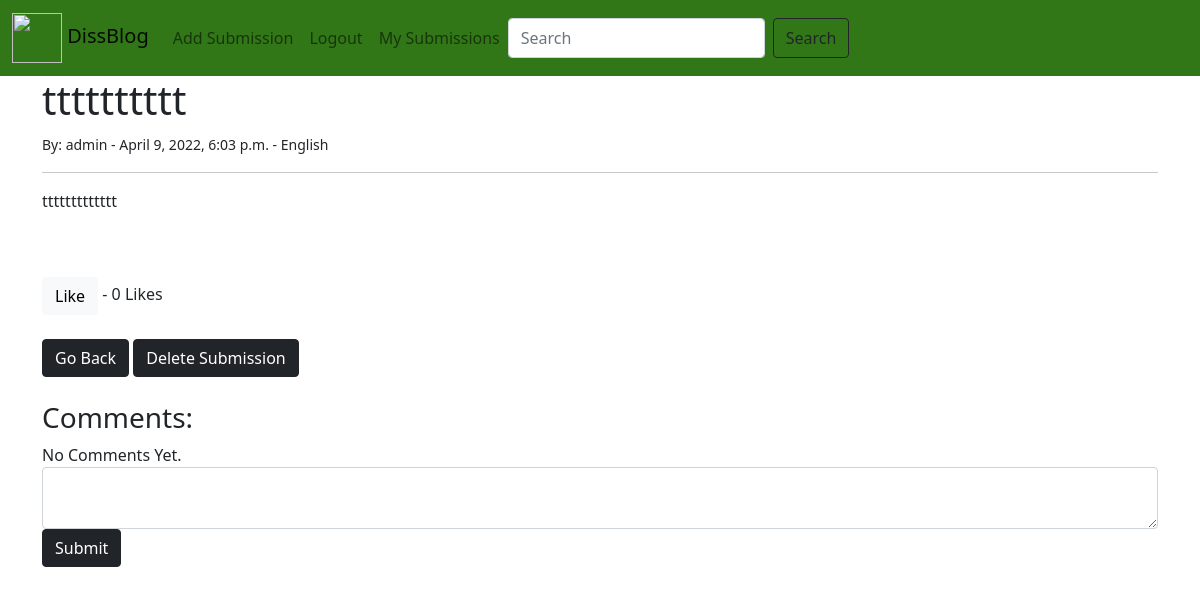
The app's page /submission/28 (signed in), older data.
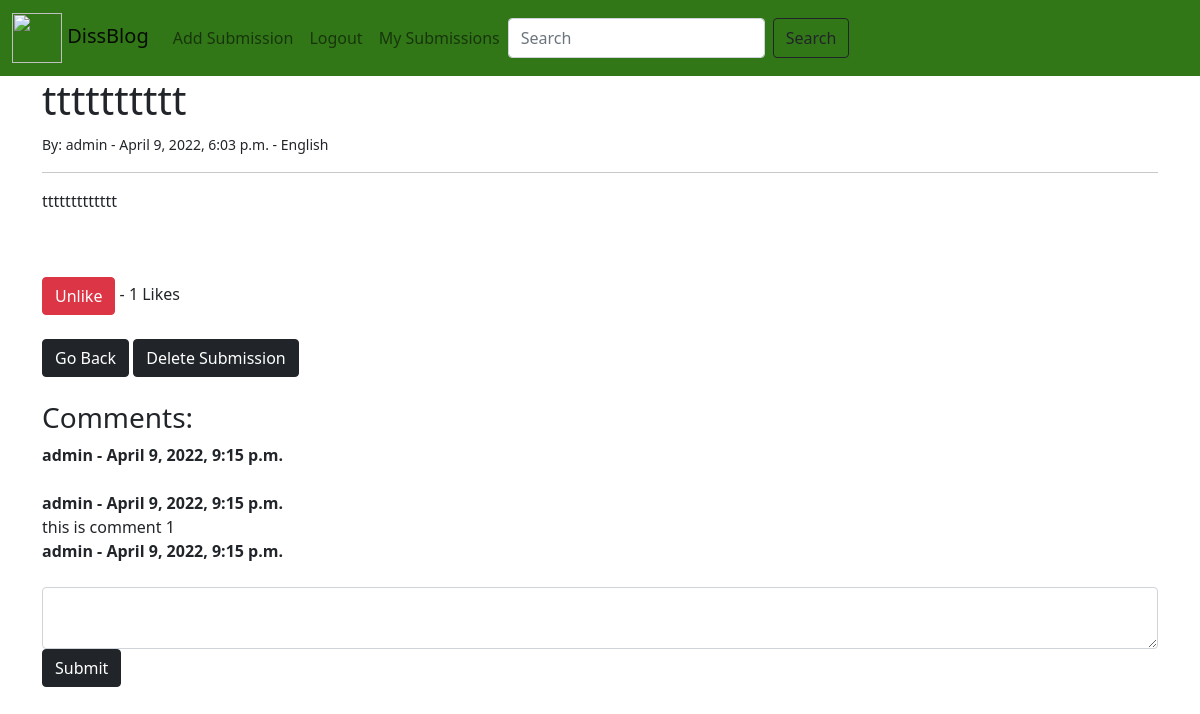
The same page, newer data.
### blogtest/models.py (models this page shows, shortened)
class Comment(models.Model):
    post = models.ForeignKey(Submission, related_name="comments", on_delete=models.CASCADE)
    comment_by = models.ForeignKey(User, on_delete=models.CASCADE)
    content = models.TextField()
    pub_date = models.DateTimeField(auto_now_add=True)
    status = models.BooleanField(default=True)
    class Meta:
        ordering = ("pub_date",)

class User(AbstractUser):
    ADMIN = 1
    STUDENT = 2
    STAFF = 3
    TYPE = (
        (ADMIN, _('Administrator')),
        (STUDENT, _('Student')),
        (STAFF, _('Staff')),
    )
    type = models.PositiveSmallIntegerField(choices=TYPE, default=STUDENT)
    date_of_birth = models.DateField(_('date_of_birth'), default=timezone.now)

### blogtest/views.py (the view, shortened to what this page needs)
# urls.py: path('submission/<int:pk>', views.DetailView.as_view(), name='submission-detail'),
class DetailView(LoginRequiredMixin, generic.DetailView):
    model = Submission
    form_class = NewCommentForm
    template_name = 'blog/submission_detail.html'
    login_url = 'login'
    redirect_field_name = 'login'
    def get_context_data(self, *args, **kwargs):
        post = Submission.objects.filter(id=self.kwargs['pk'])[0]
        comments = Comment.objects.filter(post_id=self.kwargs['pk'])
        liked = False
        if post.likes.filter(id=self.request.user.id).exists():
            liked = True
        likes_total = post.likes_total()
        context = super(DetailView, self).get_context_data()
        context["likes_total"] = likes_total
        context["liked"] = liked
        context["comments"] = comments
        return context

### blogtest/models.py (called while the page is built)
    def __str__(self):
        return self.name

    def likes_total(self):
        return self.likes.count()

### blogtest/templates/blog/submission_detail.html (shortened to what this page needs)
{% extends 'base.html' %}
{% block content %}
    <h1>{{ submission.title }}</h1>
    <small>By: {{ submission.author }} - {{ submission.pub_date }} - {{ submission.tag }}</small>
    <hr>
    <p>{{ submission.content }}</p>
    <br/><br/>
    <form action="{% url 'like_post' submission.pk%}" method="post">
        {% if liked %}
            <button type="submit" name="submission_id" value="{{ submission.id }}" class="btn btn-danger">Unlike</button>
        {% else %}
            <button type="submit" name="submission_id" value="{{ submission.id }}" class="btn btn-light">Like</button>
        {% endif %}
         - {{ likes_total }} Likes
    </form>
    <br/>
    <a href="javascript:history.back()" class="btn btn-dark">Go Back</a>
    {% if user.id == submission.author.id %}
        <a href="{% url 'delete_submission' submission.pk %}" class="btn btn-dark">Delete Submission</a>
    {% endif %}
    <br/><br/>
    <h3>Comments:</h3>
    {% if not submission.comments.all %}
        No Comments Yet.
    {% else %}
        {% for comment in submission.comments.all %}
            <strong>{{ comment.comment_by }} - {{ comment.pub_date }}</strong><br/>
            {{ comment.content }}<br>
        {% endfor %}
    {% endif %}
    <form method="post">
        <textarea class="form-control {% if form.content.errors %}is-invalid{% endif %}" id="id_content"
            name="content" >{{ form.content.value|default:'' }}</textarea>
        <button type="submit" class="btn btn-dark">Submit</button>
    </form>
{% endblock %}

Row changes from the older to the newer data that the page shows:
added Comment: comment_by "admin", pub_date "April 9, 2022, 9:15 p.m."
added Comment: comment_by "admin", pub_date "April 9, 2022, 9:15 p.m.", content "this is comment 1"
added Comment: comment_by "admin", pub_date "April 9, 2022, 9:15 p.m."
Text that changed along with them:
{{ likes_total }}: "0" → "1"
text no longer shown: "Like No Comments Yet."
text now shown: "Unlike"
